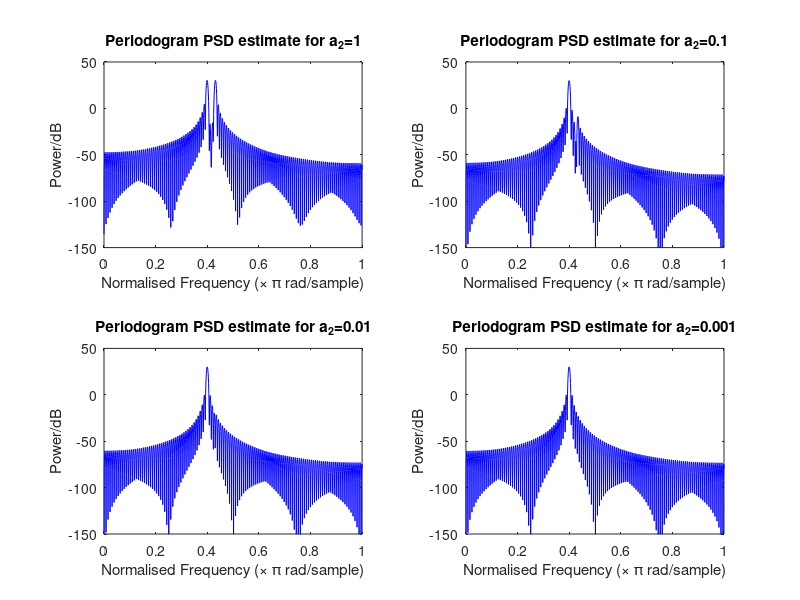
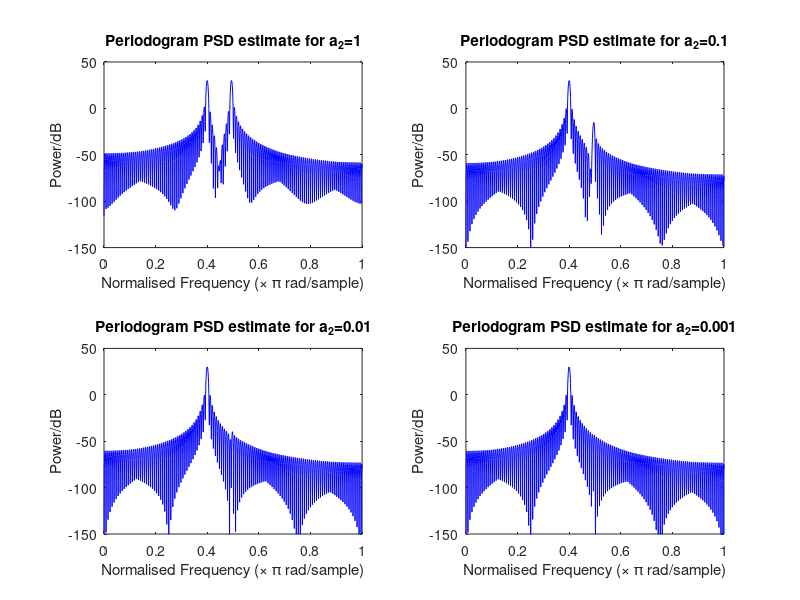

Write the MATLAB code that produced these figures, in order.
% ASPMI Part 1.3c
% Make rectangular-windowed periodogram of x[n] with varying a2
f0=0.2;
a1 = 1;

phi1 = 0;
phi2 = 0;
N = 256;
win = rectwin(N);

n = 0:N-1;
wnoise = 0; % 0 variance
nfft = 2048;

% Find periodograms for alpha=4
alpha = 4;

% Find periodogram for a2=1
a2 = 1;
x = a1*sin(f0*2*pi*n+phi1)+a2*sin((f0+alpha/N)*2*pi*n+phi2)+wnoise;
[pxx,w] = periodogram(x,win,nfft);
f = w./pi;
figure(1)
subplot(2,2,1)
plot(f,10*log(pxx),'b');
title('Periodogram PSD estimate for a_2=1')
xlabel('Normalised Frequency (\times \pi rad/sample)')
ylabel('Power/dB')
axis([0 1 -150 50])

% Find periodogram for a2=0.1
a2 = 0.1;
x = a1*sin(f0*2*pi*n+phi1)+a2*sin((f0+alpha/N)*2*pi*n+phi2)+wnoise;
[pxx,w] = periodogram(x,win,nfft);
f = w./pi;
figure(1)
subplot(2,2,2)
plot(f,10*log(pxx),'b');
title('Periodogram PSD estimate for a_2=0.1')
xlabel('Normalised Frequency (\times \pi rad/sample)')
ylabel('Power/dB')
axis([0 1 -150 50])

% Find periodogram for a2=0.01
a2 = 0.01;
x = a1*sin(f0*2*pi*n+phi1)+a2*sin((f0+alpha/N)*2*pi*n+phi2)+wnoise;
[pxx,w] = periodogram(x,win,nfft);
f = w./pi;
figure(1)
subplot(2,2,3)
plot(f,10*log(pxx),'b');
title('Periodogram PSD estimate for a_2=0.01')
xlabel('Normalised Frequency (\times \pi rad/sample)')
ylabel('Power/dB')
axis([0 1 -150 50])

% Find periodogram for a2=0.001
a2 = 0.001;
x = a1*sin(f0*2*pi*n+phi1)+a2*sin((f0+alpha/N)*2*pi*n+phi2)+wnoise;
[pxx,w] = periodogram(x,win,nfft);
f = w./pi;
figure(1)
subplot(2,2,4)
plot(f,10*log(pxx),'b');
title('Periodogram PSD estimate for a_2=0.001')
xlabel('Normalised Frequency (\times \pi rad/sample)')
ylabel('Power/dB')
axis([0 1 -150 50])

% Find periodograms for alpha=12
alpha = 12;

% Find periodogram for a2=1
a2 = 1;
x = a1*sin(f0*2*pi*n+phi1)+a2*sin((f0+alpha/N)*2*pi*n+phi2)+wnoise;
[pxx,w] = periodogram(x,win,nfft);
f = w./pi;
figure(2)
subplot(2,2,1)
plot(f,10*log(pxx),'b');
title('Periodogram PSD estimate for a_2=1')
xlabel('Normalised Frequency (\times \pi rad/sample)')
ylabel('Power/dB')
axis([0 1 -150 50])

% Find periodogram for a2=0.1
a2 = 0.1;
x = a1*sin(f0*2*pi*n+phi1)+a2*sin((f0+alpha/N)*2*pi*n+phi2)+wnoise;
[pxx,w] = periodogram(x,win,nfft);
f = w./pi;
figure(2)
subplot(2,2,2)
plot(f,10*log(pxx),'b');
title('Periodogram PSD estimate for a_2=0.1')
xlabel('Normalised Frequency (\times \pi rad/sample)')
ylabel('Power/dB')
axis([0 1 -150 50])

% Find periodogram for a2=0.01
a2 = 0.01;
x = a1*sin(f0*2*pi*n+phi1)+a2*sin((f0+alpha/N)*2*pi*n+phi2)+wnoise;
[pxx,w] = periodogram(x,win,nfft);
f = w./pi;
figure(2)
subplot(2,2,3)
plot(f,10*log(pxx),'b');
title('Periodogram PSD estimate for a_2=0.01')
xlabel('Normalised Frequency (\times \pi rad/sample)')
ylabel('Power/dB')
axis([0 1 -150 50])

% Find periodogram for a2=0.001
a2 = 0.001;
x = a1*sin(f0*2*pi*n+phi1)+a2*sin((f0+alpha/N)*2*pi*n+phi2)+wnoise;
[pxx,w] = periodogram(x,win,nfft);
f = w./pi;
figure(2)
subplot(2,2,4)
plot(f,10*log(pxx),'b');
title('Periodogram PSD estimate for a_2=0.001')
xlabel('Normalised Frequency (\times \pi rad/sample)')
ylabel('Power/dB')
axis([0 1 -150 50])
